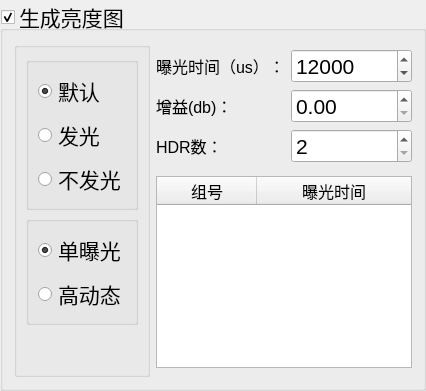
                <widget class="QGroupBox" name="groupBox_generate_brightness">
                 <property name="font">
                  <font>
                   <pointsize>16</pointsize>
                  </font>
                 </property>
                 <property name="title">
                  <string>生成亮度图</string>
                 </property>
                 <property name="checkable">
                  <bool>true</bool>
                 </property>
                 <layout class="QHBoxLayout" name="horizontalLayout_2" stretch="1,2">
                  <item>
                   <widget class="QGroupBox" name="groupBox_brightness">
                    <property name="title">
                     <string/>
                    </property>
                    <layout class="QVBoxLayout" name="verticalLayout_8">
                     <item>
                      <layout class="QGridLayout" name="gridLayout_2">
                       <item row="5" column="0">
                        <widget class="QGroupBox" name="groupBox_brightness_hdr">
                         <property name="title">
                          <string/>
                         </property>
                         <layout class="QVBoxLayout" name="verticalLayout_9">
                          <item>
                           <widget class="QRadioButton" name="radioButton_generate_brightness_single">
                            <property name="font">
                             <font>
                              <pointsize>16</pointsize>
                             </font>
                            </property>
                            <property name="text">
                             <string>单曝光</string>
                            </property>
                            <property name="checked">
                             <bool>true</bool>
                            </property>
                           </widget>
                          </item>
                          <item>
                           <widget class="QRadioButton" name="radioButton_generate_brightness_hdr">
                            <property name="font">
                             <font>
                              <pointsize>16</pointsize>
                             </font>
                            </property>
                            <property name="text">
                             <string>高动态</string>
                            </property>
                           </widget>
                          </item>
                         </layout>
                        </widget>
                       </item>
                       <item row="0" column="0">
                        <widget class="QGroupBox" name="groupBox_generate_brightness_model">
                         <property name="title">
                          <string/>
                         </property>
                         <layout class="QVBoxLayout" name="verticalLayout_10">
                          <item>
                           <widget class="QRadioButton" name="radioButton_generate_brightness_default">
                            <property name="font">
                             <font>
                              <pointsize>16</pointsize>
                             </font>
                            </property>
                            <property name="text">
                             <string>默认</string>
                            </property>
                            <property name="checked">
                             <bool>true</bool>
                            </property>
                           </widget>
                          </item>
                          <item>
                           <widget class="QRadioButton" name="radioButton_generate_brightness_illuminsation_define">
                            <property name="font">
                             <font>
                              <pointsize>16</pointsize>
                             </font>
                            </property>
                            <property name="text">
                             <string>发光</string>
                            </property>
                           </widget>
                          </item>
                          <item>
                           <widget class="QRadioButton" name="radioButton_generate_brightness_darkness_define">
                            <property name="font">
                             <font>
                              <pointsize>16</pointsize>
                             </font>
                            </property>
                            <property name="text">
                             <string>不发光</string>
                            </property>
                           </widget>
                          </item>
                         </layout>
                        </widget>
                       </item>
                      </layout>
                     </item>
                     <item>
                      <spacer name="verticalSpacer_2">
                       <property name="orientation">
                        <enum>Qt::Vertical</enum>
                       </property>
                       <property name="sizeHint" stdset="0">
                        <size>
                         <width>20</width>
                         <height>40</height>
                        </size>
                       </property>
                      </spacer>
                     </item>
                    </layout>
                   </widget>
                  </item>
                  <item>
                   <layout class="QVBoxLayout" name="verticalLayout_7">
                    <item>
                     <layout class="QGridLayout" name="gridLayout_5">
                      <item row="2" column="1">
                       <widget class="QSpinBox" name="spinBox_brightness_hdr_num">
                        <property name="font">
                         <font>
                          <pointsize>16</pointsize>
                         </font>
                        </property>
                        <property name="keyboardTracking">
                         <bool>false</bool>
                        </property>
                        <property name="minimum">
                         <number>2</number>
                        </property>
                        <property name="maximum">
                         <number>10</number>
                        </property>
                        <property name="value">
                         <number>2</number>
                        </property>
                       </widget>
                      </item>
                      <item row="0" column="0">
                       <widget class="QLabel" name="label_exposure_define">
                        <property name="font">
                         <font>
                          <pointsize>12</pointsize>
                         </font>
                        </property>
                        <property name="text">
                         <string>曝光时间（us）：</string>
                        </property>
                       </widget>
                      </item>
                      <item row="2" column="0">
                       <widget class="QLabel" name="label_brightness_hdr">
                        <property name="font">
                         <font>
                          <pointsize>12</pointsize>
                         </font>
                        </property>
                        <property name="text">
                         <string>HDR数：</string>
                        </property>
                       </widget>
                      </item>
                      <item row="0" column="1">
                       <widget class="QSpinBox" name="spinBox_camera_exposure_define">
                        <property name="maximumSize">
                         <size>
                          <width>16777215</width>
                          <height>16777215</height>
                         </size>
                        </property>
                        <property name="font">
                         <font>
                          <pointsize>16</pointsize>
                         </font>
                        </property>
                        <property name="keyboardTracking">
                         <bool>false</bool>
                        </property>
                        <property name="minimum">
                         <number>20</number>
                        </property>
                        <property name="maximum">
                         <number>1000000</number>
                        </property>
                        <property name="singleStep">
                         <number>100</number>
                        </property>
                        <property name="value">
                         <number>12000</number>
                        </property>
                       </widget>
                      </item>
                      <item row="1" column="0">
                       <widget class="QLabel" name="label_brightness_gain">
                        <property name="font">
                         <font>
                          <pointsize>12</pointsize>
                         </font>
                        </property>
                        <property name="text">
                         <string>增益(db)：</string>
                        </property>
                       </widget>
                      </item>
                      <item row="1" column="1">
                       <widget class="QDoubleSpinBox" name="doubleSpinBox_brightness_gain">
                        <property name="font">
                         <font>
                          <pointsize>16</pointsize>
                         </font>
                        </property>
                        <property name="maximum">
                         <double>24.000000000000000</double>
                        </property>
                       </widget>
                      </item>
                     </layout>
                    </item>
                    <item>
                     <widget class="QTableWidget" name="tableWidget_brightness_hdr">
                      <property name="sizePolicy">
                       <sizepolicy hsizetype="Expanding" vsizetype="Fixed">
                        <horstretch>0</horstretch>
                        <verstretch>0</verstretch>
                       </sizepolicy>
                      </property>
                      <property name="minimumSize">
                       <size>
                        <width>0</width>
                        <height>180</height>
                       </size>
                      </property>
                      <property name="maximumSize">
                       <size>
                        <width>16777215</width>
                        <height>16777215</height>
                       </size>
                      </property>
                      <property name="font">
                       <font>
                        <family>微软雅黑</family>
                        <pointsize>12</pointsize>
                       </font>
                      </property>
                      <property name="verticalScrollBarPolicy">
                       <enum>Qt::ScrollBarAsNeeded</enum>
                      </property>
                      <property name="horizontalScrollBarPolicy">
                       <enum>Qt::ScrollBarAlwaysOff</enum>
                      </property>
                      <property name="alternatingRowColors">
                       <bool>true</bool>
                      </property>
                      <property name="rowCount">
                       <number>0</number>
                      </property>
                      <property name="columnCount">
                       <number>2</number>
                      </property>
                      <attribute name="horizontalHeaderVisible">
                       <bool>true</bool>
                      </attribute>
                      <attribute name="horizontalHeaderCascadingSectionResizes">
                       <bool>false</bool>
                      </attribute>
                      <attribute name="horizontalHeaderShowSortIndicator" stdset="0">
                       <bool>true</bool>
                      </attribute>
                      <attribute name="horizontalHeaderStretchLastSection">
                       <bool>true</bool>
                      </attribute>
                      <attribute name="verticalHeaderVisible">
                       <bool>false</bool>
                      </attribute>
                      <attribute name="verticalHeaderCascadingSectionResizes">
                       <bool>false</bool>
                      </attribute>
                      <column>
                       <property name="text">
                        <string>组号</string>
                       </property>
                       <property name="textAlignment">
                        <set>AlignCenter</set>
                       </property>
                      </column>
                      <column>
                       <property name="text">
                        <string>曝光时间</string>
                       </property>
                       <property name="textAlignment">
                        <set>AlignCenter</set>
                       </property>
                      </column>
                     </widget>
                    </item>
                   </layout>
                  </item>
                 </layout>
                </widget>
